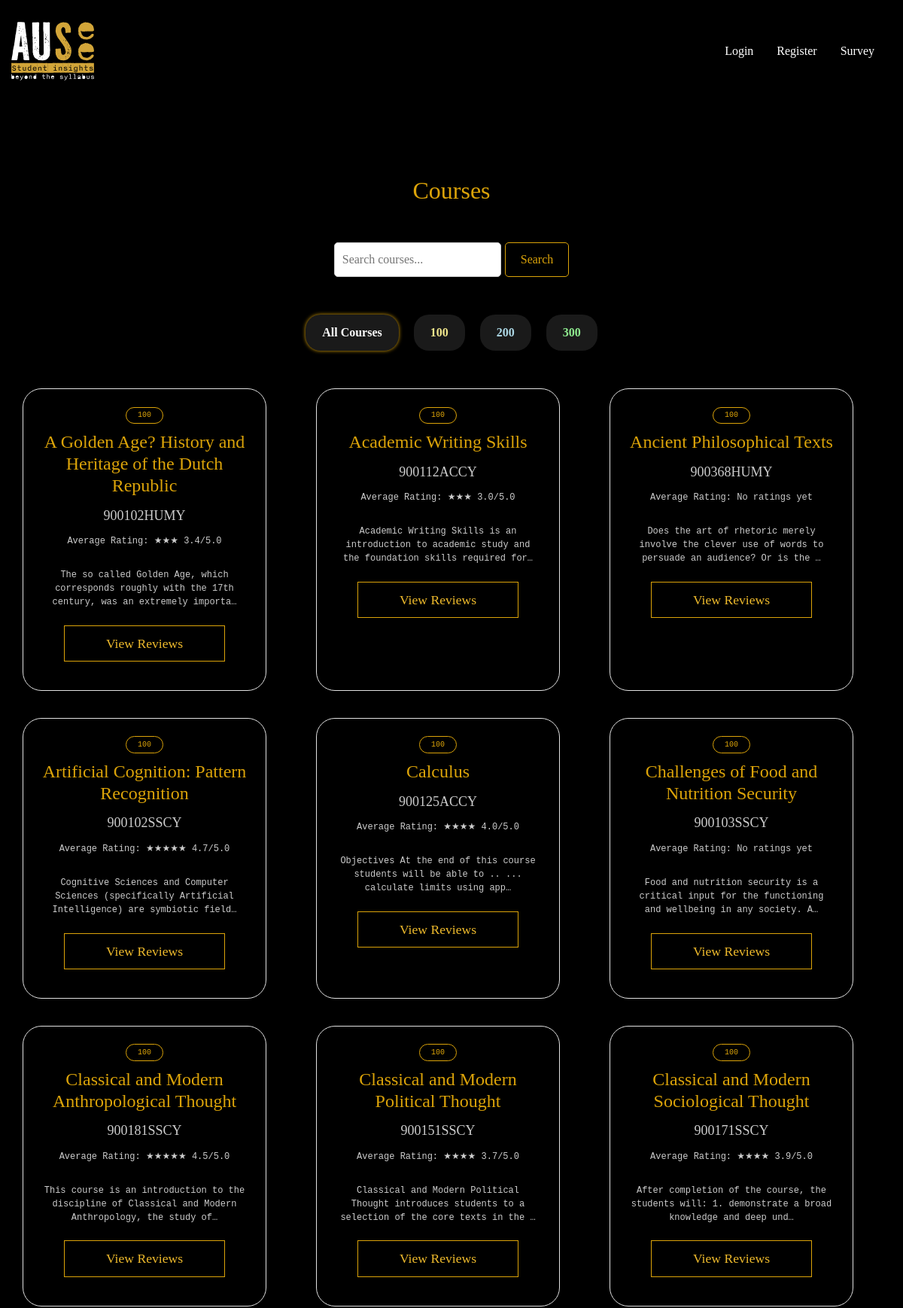
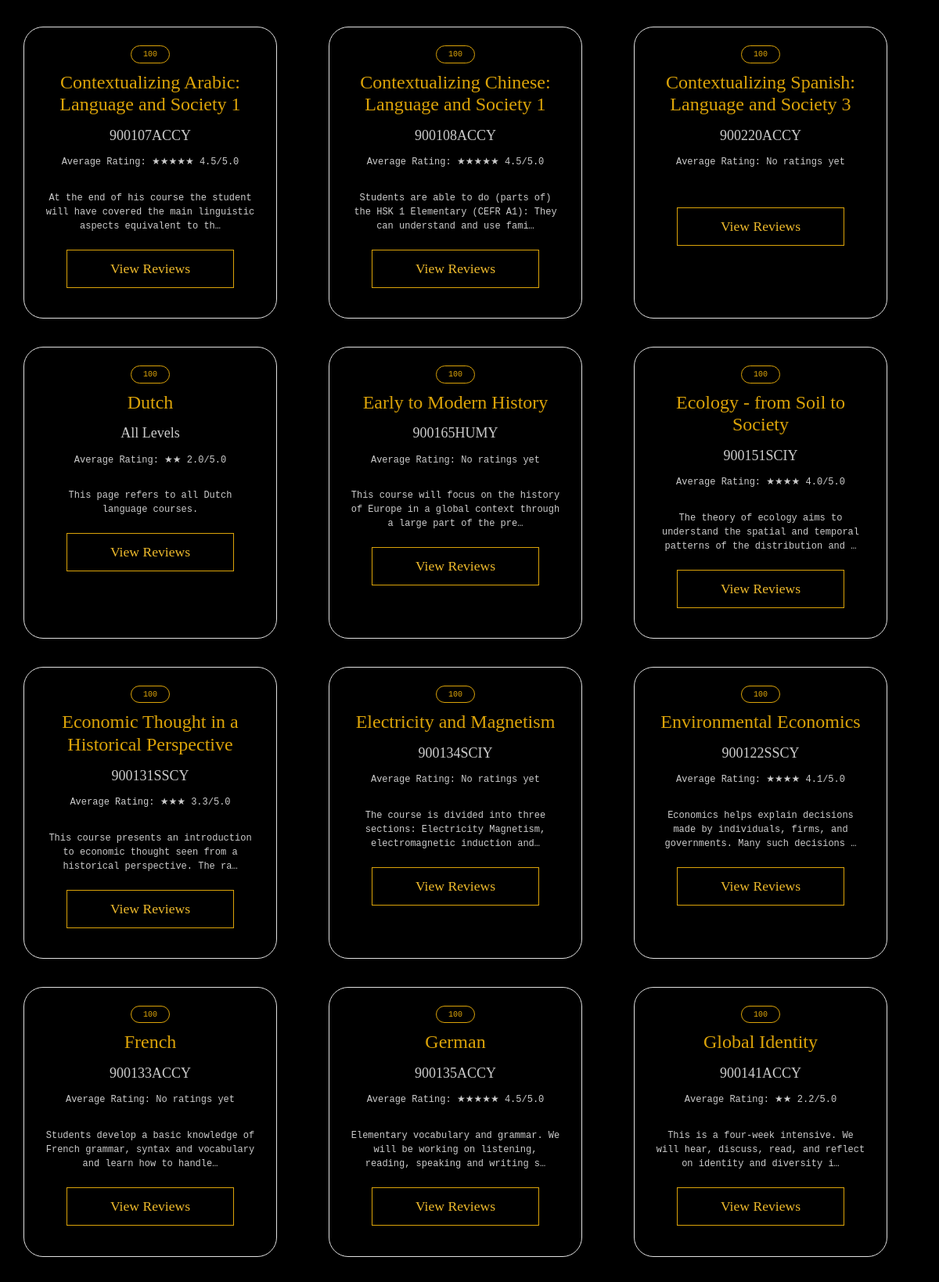
Page /courses/ (upper part) on the committed database (2 pictures, top to bottom).
### reviews/models.py (models this page shows, shortened)
class Course(models.Model):
    name = models.CharField(max_length=255)
    code = models.CharField(max_length=50)
    description = models.TextField(blank=True, null=True)
    level = models.PositiveSmallIntegerField(choices=LEVEL_CHOICES, default=100)
    def average_rating(self):
        reviews = self.review_set.all()
        if not reviews:
            return None
        total_rating = sum([review.rating for review in reviews])
        avg_rating = total_rating / len(reviews)
        return round(avg_rating, 1)  # round to 1 decimal place

class Review(models.Model):
    course = models.ForeignKey(Course, on_delete=models.CASCADE)
    text = models.TextField()
    rating = models.FloatField(choices=RATING_CHOICES)
    teacher_name = models.CharField(max_length=100, blank = True, null = True)
    teacher_quality = models.FloatField(choices=RATING_CHOICES, blank = True, null = True)
    created_date = models.DateTimeField(auto_now_add=True)
    updated_date = models.DateTimeField(auto_now=True)
    user = models.ForeignKey('users.CustomUser', on_delete=models.CASCADE)

### reviews/views.py (the view)
# urls.py: path('', views.course_list, name='course_list'),
def course_list(request):
    query = request.GET.get('q')
    if query:
        courses = Course.objects.filter(Q(name__icontains=query) | Q(code__icontains=query))
    else:
        courses = Course.objects.all()
    level_100_courses = courses.filter(level=100).order_by('name')
    level_200_courses = courses.filter(level=200).order_by('name')
    level_300_courses = courses.filter(level=300).order_by('name')
    context = {
        'level_100_courses': level_100_courses,
        'level_200_courses': level_200_courses,
        'level_300_courses': level_300_courses,
    }
    return render(request, 'reviews/course_list.html', context)

### reviews/templates/reviews/course_list.html (shortened to what this page needs)
{% extends "base.html" %}
{% block content %}
<h2 class="title">Courses</h2>
<div class="container mt-5">
  <form method="get" action="{% url 'reviews:course_list' %}" class="search-form">
    <input type="text" name="q" class="search-input" placeholder="Search courses..." value="{{ request.GET.q }}">
    <button type="submit" class="search-button">Search</button>
  </form>
  <div class="course-filters">
    <button class="filter-btn all-courses-btn" onclick="filterCourses('all')">All Courses</button>
    <button class="filter-btn level-100-btn" onclick="filterCourses('100')">100</button>
    <button class="filter-btn level-200-btn" onclick="filterCourses('200')">200</button>
    <button class="filter-btn level-300-btn" onclick="filterCourses('300')">300</button>
  </div>
  <div class="row">
    {% for course in level_100_courses %}
    <div class="col-md-4 mb-4">
      <div class="card">
        <div class="card-body">
          <a class="level-holder">&nbsp;{{course.level}}&nbsp;</a>
          <h5 class="card-title">{{ course.name }} </h5>
          <h5 class="card-code">{{ course.code }}</h5>
          <p>Average Rating:
            <span class="starRating" data-rating="{{ course.average_rating|floatformat:1 }}"></span>
            <span>{{ course.average_rating|floatformat:1 }}/5.0</span>
          </p>
          <p class="descrip">{{ course.description|truncatechars:100 }}</p>
          <a href="{% url 'reviews:course_detail' course.id %}">&nbsp;&nbsp;&nbsp;&nbsp;&nbsp;&nbsp;View
            Reviews&nbsp;&nbsp;&nbsp;&nbsp;&nbsp;&nbsp;</a>
        </div>
      </div>
    </div>
    {% endfor %}
  </div>
  {% endblock %}

### templates/base.html (style rules this page uses)
body, html { height: 100%; background-color: black; font-family: nitti-tywriter; }
.wrapper { min-height: 100%; display: flex; flex-direction: column; }

### reviews/templates/reviews/course_list.html (style rules this page uses)
.container { max-width: 1200px; margin: auto; color: #dba309; padding: 0 15px; }
.title { text-align: center; margin-top: 50px; margin-bottom: 50px; color: #dba309; }
.search-form { display: flex; justify-content: center; margin-bottom: 50px; }
.search-input { padding: 10px; border: 1px solid #ccc; border-radius: 5px; margin-right: 5px; }
.search-button { background-color: #000000; color: #dba309; padding: 10px 20px; border: 1px solid #dba309; border-radius: 5px; cursor: pointer; }
.row { display: flex; flex-wrap: wrap; margin-right: -15px; margin-left: -15px; }
.col-md-4 { flex: 0 0 33.333333%; max-width: 33.333333%; width: 33.333333%; padding-right: 15px; padding-left: 15px; box-sizing: border-box; }
.card { background: #000000; border: 1px solid #e1e1e1; border-radius: 25px; margin-bottom: 30px; box-shadow: 0 2px 8px rgba(0, 0, 0, 0.1); overflow: hidden; min-height: 97%; color: #ccc; max-width: 90%; }
.card-body { padding: 20px; text-align: center; }
.card-title { margin-bottom: 15px; color: #dba309; font-family: PF Fuel Grime; font-size: 1.50rem; font-weight: 0; }
.card-code { font-family: nitti-tywriter; font-weight: lighter; font-size: large; }
.card a { text-decoration: none; color: #eeba2c; background-color: #000000; border: 0.5px solid #dba309; padding: 10px 15px; display: inline-block; transition: background-color 0.3s ease; font-family: PF Fuel Grime; font-size: 1.10rem; padding-left: 10%; padding-right: 10%; min-width: 190px; }
.card .level-holder { background-color: #000000; color: #dba309; font-family: monospace; padding-left: 2%; padding-right: 2%; padding-top: 1%; padding-bottom: 1%; border-radius: 50px; font-size: x-small; font-weight: lighter; margin-bottom: 10px; min-width: 50px; }
.card p { padding: 2%; font-family: monospace; font-size: small; }
.course-filters { display: flex; justify-content: center; margin-bottom: 50px; }
.filter-btn { border-radius: 20px; padding: 10px 20px; font-size: 16px; font-weight: bold; margin: 0 10px; cursor: pointer; transition: all 0.3s ease; border: 2px solid transparent; }
.all-courses-btn { background-color: #1A1A1A; color: #FFFFFF; }
.level-100-btn { background-color: #1A1A1A; color: #F0E68C; }
.level-200-btn { background-color: #1A1A1A; color: #ADD8E6; }
.level-300-btn { background-color: #1A1A1A; color: #90EE90; }
.filter-btn.active { box-shadow: 0 0 5px #dba309; }

### rows in the picture
Course: level "100", name "A Golden Age? History and Heritage of the Dutch Republic", code "900102HUMY", average_rating "3.4", description "The so called Golden Age, which corresponds roughly with the 17th century, was an extremely importa…"
Course: level "100", name "Academic Writing Skills", code "900112ACCY", average_rating "3.0", description "Academic Writing Skills is an introduction to academic study and the foundation skills required for…"
Course: level "100", name "Ancient Philosophical Texts", code "900368HUMY", description "Does the art of rhetoric merely involve the clever use of words to persuade an audience? Or is the …"
Course: level "100", name "Artificial Cognition: Pattern Recognition", code "900102SSCY", average_rating "4.7", description "Cognitive Sciences and Computer Sciences (specifically Artificial Intelligence) are symbiotic field…"
Course: level "100", name "Calculus", code "900125ACCY", average_rating "4.0", description "Objectives At the end of this course students will be able to .. ... calculate limits using app…"
Course: level "100", name "Challenges of Food and Nutrition Security", code "900103SSCY", description "Food and nutrition security is a critical input for the functioning and wellbeing in any society. A…"
Course: level "100", name "Classical and Modern Anthropological Thought", code "900181SSCY", average_rating "4.5", description "This course is an introduction to the discipline of Classical and Modern Anthropology, the study of…"
Course: level "100", name "Classical and Modern Political Thought", code "900151SSCY", average_rating "3.7", description "Classical and Modern Political Thought introduces students to a selection of the core texts in the …"
Course: level "100", name "Classical and Modern Sociological Thought", code "900171SSCY", average_rating "3.9", description "After completion of the course, the students will: 1. demonstrate a broad knowledge and deep und…"
Course: level "100", name "Contextualizing Arabic: Language and Society 1", code "900107ACCY", average_rating "4.5", description "At the end of his course the student will have covered the main linguistic aspects equivalent to th…"
Course: level "100", name "Contextualizing Chinese: Language and Society 1", code "900108ACCY", average_rating "4.5", description "Students are able to do (parts of) the HSK 1 Elementary (CEFR A1): They can understand and use fami…"
Course: level "100", name "Contextualizing Spanish: Language and Society 3", code "900220ACCY"
Course: level "100", name "Dutch", code "All Levels", average_rating "2.0", description "This page refers to all Dutch language courses."
Course: level "100", name "Early to Modern History", code "900165HUMY", description "This course will focus on the history of Europe in a global context through a large part of the pre…"
Course: level "100", name "Ecology - from Soil to Society", code "900151SCIY", average_rating "4.0", description "The theory of ecology aims to understand the spatial and temporal patterns of the distribution and …"
Course: level "100", name "Economic Thought in a Historical Perspective", code "900131SSCY", average_rating "3.3", description "This course presents an introduction to economic thought seen from a historical perspective. The ra…"
Course: level "100", name "Electricity and Magnetism", code "900134SCIY", description "The course is divided into three sections: Electricity Magnetism, electromagnetic induction and…"
Course: level "100", name "Environmental Economics", code "900122SSCY", average_rating "4.1", description "Economics helps explain decisions made by individuals, firms, and governments. Many such decisions …"
Course: level "100", name "French", code "900133ACCY", description "Students develop a basic knowledge of French grammar, syntax and vocabulary and learn how to handle…"
Course: level "100", name "German", code "900135ACCY", average_rating "4.5", description "Elementary vocabulary and grammar. We will be working on listening, reading, speaking and writing s…"
Course: level "100", name "Global Identity", code "900141ACCY", average_rating "2.2", description "This is a four-week intensive. We will hear, discuss, read, and reflect on identity and diversity i…"
